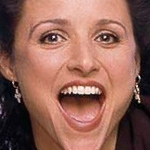
#> input picture Python_CreateCSV/color_images/Elaine.jpeg, 150 x 150 px
$ python -i face_align.py   (imports and definitions only)   (older library calls are emulated)
#> lines starting #> are read from the running program, lines starting #| are printed output that depends on the picture
#> further down, picture is the input picture: PIL image 150x150 RGB; mean R, G, B 144.6, 99.1, 87
import os, sys, math
from PIL import Image

def Distance(p1,p2):
  dx = p2[0] - p1[0]
  dy = p2[1] - p1[1]
  return math.sqrt(dx*dx+dy*dy)

def ScaleRotateTranslate(image, angle, center = None, new_center = None, scale = None, resample=Image.BICUBIC):
  if (scale is None) and (center is None):
    return image.rotate(angle=angle, resample=resample)
  nx,ny = x,y = center
  sx=sy=1.0
  if new_center:
    (nx,ny) = new_center
  if scale:
    (sx,sy) = (scale, scale)
  cosine = math.cos(angle)
  sine = math.sin(angle)
  a = cosine/sx
  b = sine/sx
  c = x-nx*a-ny*b
  d = -sine/sy
  e = cosine/sy
  f = y-nx*d-ny*e
  return image.transform(image.size, Image.AFFINE, (a,b,c,d,e,f), resample=resample)

def CropFace(image, eye_left=(30,50), eye_right=(60,50), offset_pct=(0.2,0.2), dest_sz=(92,112)):
  # calculate offsets in original image
  offset_h = offset_pct[0] *dest_sz[0]
  offset_v = offset_pct[1]*dest_sz[1]
  # get the direction
  eye_direction = (eye_right[0] - eye_left[0], eye_right[1] - eye_left[1])
  # calc rotation angle in radians
  rotation = -math.atan2(float(eye_direction[1]),float(eye_direction[0]))
  # distance between them
  dist = Distance(eye_left, eye_right)
  # calculate the reference eye-width
  reference = dest_sz[0] - 2.0*offset_h
  # scale factor
  scale = float(dist)/float(reference)
  # rotate original around the left eye
  image = ScaleRotateTranslate(image, center=eye_left, angle=rotation)
  # crop the rotated image
  crop_xy = (eye_left[0] - scale*offset_h, eye_left[1] - scale*offset_v)
  crop_size = (dest_sz[0]*scale, dest_sz[1]*scale)
  image = image.crop((int(crop_xy[0]), int(crop_xy[1]), int(crop_xy[0]+crop_size[0]), int(crop_xy[1]+crop_size[1])))
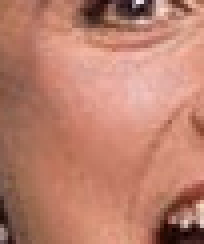
#> image: PIL image 51x61 RGB (shown 4 times larger); mean R, G, B 187.4, 127.6, 109.2
  # resize it
  image = image.resize(dest_sz, Image.ANTIALIAS)
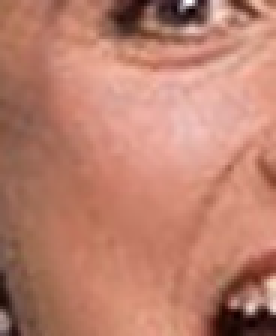
#> image: PIL image 92x112 RGB (shown 3 times larger); mean R, G, B 187.4, 127.6, 109.2
  return image

def readFileNames():
    try:
        inFile = open('att_faces_data.csv')
    except:
        raise IOError('There is no file named data.csv in current directory.')
        return False

    picPath = []
    picIndex = []

    for line in inFile.readlines():
        if line != '':
            fields = line.rstrip().split(';')
            picPath.append(fields[0])
            picIndex.append(int(fields[1]))

    return (picPath, picIndex)


# [10 lines not run here, left out]

>>> from PIL import Image
>>> picture = Image.open('color_images/Elaine.jpeg')
>>> result = CropFace(picture)

$ run again, on Python_CreateCSV/color_images/Kramer3.jpeg
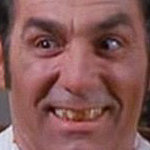
#> input picture Python_CreateCSV/color_images/Kramer3.jpeg, 150 x 150 px
#> picture is the input picture: PIL image 150x150 RGB; mean R, G, B 134.7, 89.6, 88
#> in CropFace, `image = image.crop((int(crop_xy[0]), int(crop_xy[1]), int(crop_xy[0]+c..`:
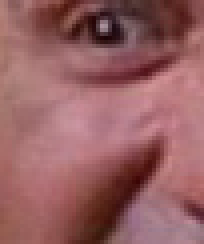
#> image: PIL image 51x61 RGB (shown 4 times larger); mean R, G, B 149.8, 96.2, 98

$ run again, on Python_CreateCSV/color_images/Seinfeld.jpeg
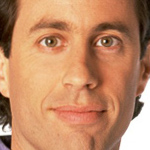
#> input picture Python_CreateCSV/color_images/Seinfeld.jpeg, 150 x 150 px
#> picture is the input picture: PIL image 150x150 RGB; mean R, G, B 192.6, 137.9, 102.6
#> in CropFace, `image = image.crop((int(crop_xy[0]), int(crop_xy[1]), int(crop_xy[0]+c..`:
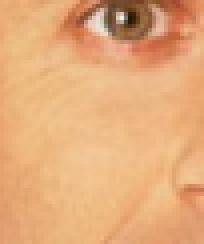
#> image: PIL image 51x61 RGB (shown 4 times larger); mean R, G, B 228.7, 171.7, 122.4
